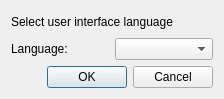
<?xml version="1.0" encoding="UTF-8"?>
<ui version="4.0">
 <class>DialogSelectLanguage</class>
 <widget class="QDialog" name="DialogSelectLanguage">
  <property name="geometry">
   <rect>
    <x>0</x>
    <y>0</y>
    <width>224</width>
    <height>99</height>
   </rect>
  </property>
  <property name="windowTitle">
   <string>Select language</string>
  </property>
  <property name="windowIcon">
   <iconset resource="../share/resources/icon.qrc">
    <normaloff>:/icon/64x64/icon64x64.png</normaloff>:/icon/64x64/icon64x64.png</iconset>
  </property>
  <layout class="QVBoxLayout" name="verticalLayout">
   <item>
    <widget class="QLabel" name="label">
     <property name="text">
      <string>Select user interface language</string>
     </property>
    </widget>
   </item>
   <item>
    <layout class="QHBoxLayout" name="horizontalLayout">
     <item>
      <widget class="QLabel" name="label_2">
       <property name="text">
        <string>Language:</string>
       </property>
      </widget>
     </item>
     <item>
      <widget class="QComboBox" name="comboBoxLanguage"/>
     </item>
    </layout>
   </item>
   <item>
    <widget class="QDialogButtonBox" name="buttonBox">
     <property name="orientation">
      <enum>Qt::Horizontal</enum>
     </property>
     <property name="standardButtons">
      <set>QDialogButtonBox::Cancel|QDialogButtonBox::Ok</set>
     </property>
    </widget>
   </item>
  </layout>
 </widget>
 <resources>
  <include location="../share/resources/icon.qrc"/>
 </resources>
 <connections>
  <connection>
   <sender>buttonBox</sender>
   <signal>accepted()</signal>
   <receiver>DialogSelectLanguage</receiver>
   <slot>accept()</slot>
   <hints>
    <hint type="sourcelabel">
     <x>248</x>
     <y>254</y>
    </hint>
    <hint type="destinationlabel">
     <x>157</x>
     <y>274</y>
    </hint>
   </hints>
  </connection>
  <connection>
   <sender>buttonBox</sender>
   <signal>rejected()</signal>
   <receiver>DialogSelectLanguage</receiver>
   <slot>reject()</slot>
   <hints>
    <hint type="sourcelabel">
     <x>316</x>
     <y>260</y>
    </hint>
    <hint type="destinationlabel">
     <x>286</x>
     <y>274</y>
    </hint>
   </hints>
  </connection>
 </connections>
</ui>
